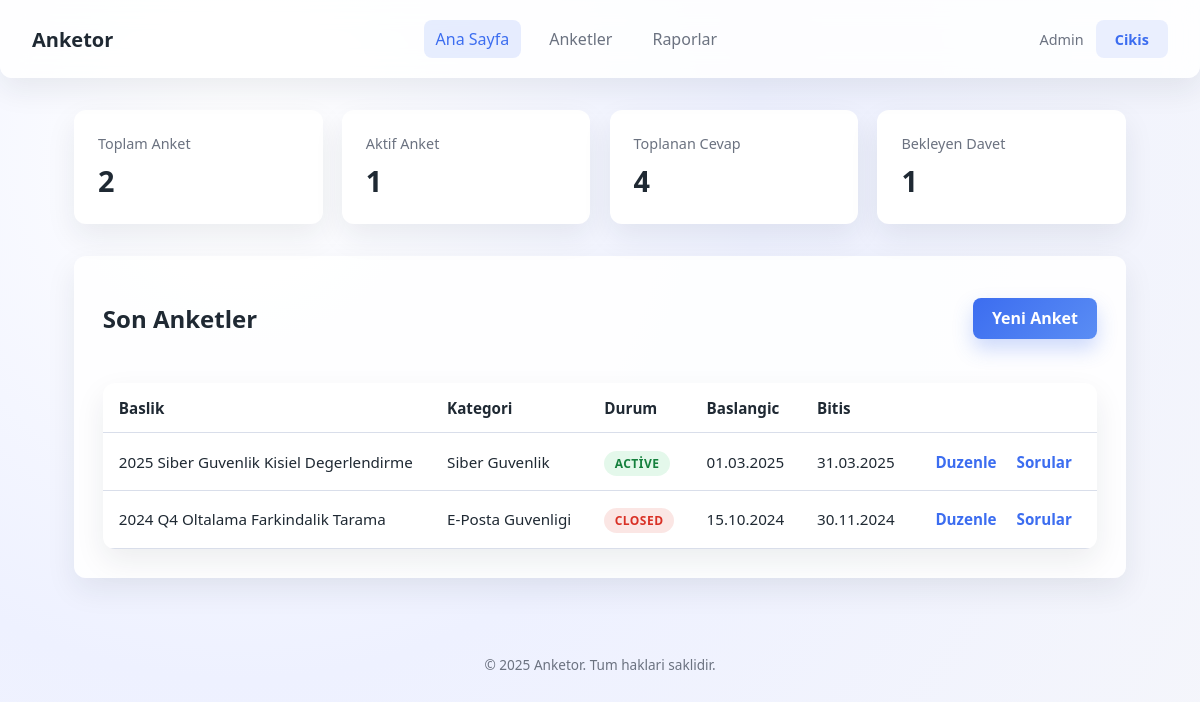
/dashboard.php (signed in), run on the app's committed database.
### tables this page shows
CREATE TABLE IF NOT EXISTS surveys (
    id INT UNSIGNED AUTO_INCREMENT PRIMARY KEY,
    category_id INT UNSIGNED NULL,
    title VARCHAR(200) NOT NULL,
    description TEXT NULL,
    status ENUM('draft','scheduled','active','closed') NOT NULL DEFAULT 'draft',
    start_date DATE NULL,
    end_date DATE NULL,
    created_by INT UNSIGNED NOT NULL,
    created_at DATETIME NOT NULL DEFAULT CURRENT_TIMESTAMP,
    updated_at DATETIME NOT NULL DEFAULT CURRENT_TIMESTAMP ON UPDATE CURRENT_TIMESTAMP,
    CONSTRAINT fk_surveys_category FOREIGN KEY (category_id) REFERENCES survey_categories(id) ON DELETE SET NULL,
    CONSTRAINT fk_surveys_user FOREIGN KEY (created_by) REFERENCES users(id) ON DELETE CASCADE
);

CREATE TABLE IF NOT EXISTS survey_categories (
    id INT UNSIGNED AUTO_INCREMENT PRIMARY KEY,
    name VARCHAR(120) NOT NULL,
    description VARCHAR(255) NULL,
    created_at DATETIME NOT NULL DEFAULT CURRENT_TIMESTAMP
);

### includes/db.php (called while the page is built, shortened)
<?php
class Database
{
    private static $instance;
    private $pdo;
    private function __construct(array $config)
    {
        $dsn = sprintf('mysql:host=%s;port=%d;dbname=%s;charset=%s',
            $config['host'] ?? 'localhost',
            $config['port'] ?? 3306,
            $config['database'] ?? '',
            $config['charset'] ?? 'utf8mb4'
        );
        $options = [
            PDO::ATTR_ERRMODE => PDO::ERRMODE_EXCEPTION,
            PDO::ATTR_DEFAULT_FETCH_MODE => PDO::FETCH_ASSOC,
            PDO::ATTR_EMULATE_PREPARES => false,
        ];
        $this->pdo = new PDO($dsn, $config['username'] ?? '', $config['password'] ?? '', $options);
    }
    public static function getInstance(array $config = [])
    {
        if (!self::$instance) {
            self::$instance = new self($config);
        }
        return self::$instance;
    }
    public function query(string $sql, array $params = []): PDOStatement
    {
        $stmt = $this->pdo->prepare($sql);
        $stmt->execute($params);
        return $stmt;
    }
    public function fetchAll(string $sql, array $params = []): array
    {
        return $this->query($sql, $params)->fetchAll();
    }
    public function fetch(string $sql, array $params = [])
    {
        $stmt = $this->query($sql, $params);
        return $stmt->fetch();
    }
}

### includes/services/SurveyService.php (called while the page is built, shortened)
<?php
class SurveyService
{
    private $db;
    public function __construct(Database $db, array $config)
    {
        $this->db = $db;
    }
    public function getSurveys(int $limit = 50): array
    {
        return $this->db->fetchAll(
            'SELECT s.*, c.name AS category_name, u.name AS owner_name
             FROM surveys s
             LEFT JOIN survey_categories c ON c.id = s.category_id
             LEFT JOIN users u ON u.id = s.created_by
             ORDER BY s.created_at DESC
             LIMIT ?',
            [$limit]
        );
    }
}

### config.sample.php (called while the page is built)
<?php
return [
    'db' => [
        'host' => 'srv1776.hstgr.io',
        'port' => 3306,
        'database' => 'u111878875_anketor3',
        'username' => 'u111878875_anketor3',
        'password' => 'Anketor3.',
        'charset' => 'utf8mb4',
    ],
    'app' => [
        'name' => 'Anketor',
        'base_url' => '',
        'timezone' => 'Europe/Istanbul',
    ],
    'mail' => [
        'from_email' => 'iletisim@kurumadi.com',
        'from_name' => 'Kurumsal Iletisim Ekibi',
    ],
    'security' => [
        'token_salt' => 'please-change-this-secret',
    ],
    'openai' => [
        'api_key' => '',
        'model' => 'gpt-4o-mini',
    ],
];

### config.php (called while the page is built)
<?php
return require __DIR__ . '/config.sample.php';

### includes/bootstrap.php (called while the page is built, shortened)
<?php
$config = require __DIR__ . '/../config.php';
require_once __DIR__ . '/helpers.php';
require_once __DIR__ . '/db.php';
require_once __DIR__ . '/services/SurveyService.php';
$db = Database::getInstance($config['db']);
$surveyService = new SurveyService($db, $config);

### includes/helpers.php (called while the page is built, shortened)
<?php
function format_date($value, string $format = 'd.m.Y')
{
    $date = $value instanceof DateTimeInterface ? $value : new DateTime($value);
    return $date->format($format);
}
function h($value): string
{
    return htmlspecialchars((string)$value, ENT_QUOTES, 'UTF-8');
}

### dashboard.php (the view, shortened to what this page needs)
<?php
require __DIR__ . '/includes/bootstrap.php';
$stats = [
    'surveys' => $db->fetch('SELECT COUNT(*) AS total FROM surveys')['total'] ?? 0,
    'active' => $db->fetch("SELECT COUNT(*) AS total FROM surveys WHERE status = 'active'")['total'] ?? 0,
    'responses' => $db->fetch('SELECT COUNT(*) AS total FROM survey_responses')['total'] ?? 0,
    'pending' => $db->fetch('SELECT COUNT(*) AS total FROM survey_participants WHERE responded_at IS NULL')['total'] ?? 0,
];
$recentSurveys = $surveyService->getSurveys(5);
include __DIR__ . '/templates/header.php';
include __DIR__ . '/templates/navbar.php';
?>
<main class="container">
    <section class="stats-grid">
        <div class="stat-card">
            <span class="stat-label">Toplam Anket</span>
            <span class="stat-value"><?php echo (int)$stats['surveys']; ?></span>
        </div>
        <div class="stat-card">
            <span class="stat-label">Aktif Anket</span>
            <span class="stat-value"><?php echo (int)$stats['active']; ?></span>
        </div>
        <div class="stat-card">
            <span class="stat-label">Toplanan Cevap</span>
            <span class="stat-value"><?php echo (int)$stats['responses']; ?></span>
        </div>
        <div class="stat-card">
            <span class="stat-label">Bekleyen Davet</span>
            <span class="stat-value"><?php echo (int)$stats['pending']; ?></span>
        </div>
    </section>
    <section class="panel">
        <div class="panel-header">
            <h2>Son Anketler</h2>
            <a class="button-primary" href="survey_edit.php">Yeni Anket</a>
        </div>
        <div class="panel-body">
            <?php if (empty($recentSurveys)): ?>
                <p>Henüz anket bulunmuyor.</p>
            <?php else: ?>
                <table class="table">
                    <thead>
                        <tr>
                            <th>Baslik</th>
                            <th>Kategori</th>
                            <th>Durum</th>
                            <th>Baslangic</th>
                            <th>Bitis</th>
                            <th></th>
                        </tr>
                    </thead>
                    <tbody>
                        <?php foreach ($recentSurveys as $survey): ?>
                            <tr>
                                <td><?php echo h($survey['title']); ?></td>
                                <td><?php echo h($survey['category_name'] ?? '-'); ?></td>
                                <td><span class="status status-<?php echo h($survey['status']); ?>"><?php echo h($survey['status']); ?></span></td>
                                <td><?php echo $survey['start_date'] ? h(format_date($survey['start_date'])) : '-'; ?></td>
                                <td><?php echo $survey['end_date'] ? h(format_date($survey['end_date'])) : '-'; ?></td>
                                <td>
                                    <a class="button-link" href="survey_edit.php?id=<?php echo (int)$survey['id']; ?>">Duzenle</a>
                                    <a class="button-link" href="survey_questions.php?id=<?php echo (int)$survey['id']; ?>">Sorular</a>
                                </td>
                            </tr>
                        <?php endforeach; ?>
                    </tbody>
                </table>
            <?php endif; ?>
        </div>
    </section>
</main>
<?php include __DIR__ . '/templates/footer.php'; ?>

### assets/css/style.css (style rules this page uses)
:root { --color-bg: #f5f6fb; --color-surface: #ffffff; --color-border: #d9deea; --color-primary: #3c6df0; --color-primary-dark: #2f55c8; --color-text: #1f2933; --color-muted: #6b7280; --color-success: #0f9d58; --color-danger: #d93025; --radius: 12px; --shadow: 0 12px 30px rgba(31, 41, 51, 0.08); font-size: 16px; }
* { box-sizing: border-box; }
body { margin: 0; font-family: 'Segoe UI', Tahoma, Geneva, Verdana, sans-serif; color: var(--color-text); background: radial-gradient(circle at 20% 20%, #ffffff 0%, #eef1ff 45%, #f5f6fb 100%); min-height: 100vh; }
a { color: var(--color-primary); text-decoration: none; }
.container { max-width: 1100px; margin: 2rem auto; padding: 0 1.5rem; }
.button-primary, .button-secondary, .button-link { display: inline-flex; align-items: center; justify-content: center; border: none; border-radius: 8px; font-weight: 600; cursor: pointer; padding: 0.6rem 1.2rem; transition: transform 0.15s ease, box-shadow 0.2s ease; }
.button-primary { background: linear-gradient(135deg, var(--color-primary), #5a8df4); color: #fff; box-shadow: 0 10px 20px rgba(60, 109, 240, 0.25); }
.button-link { background: transparent; color: var(--color-primary); padding: 0.25rem 0.5rem; }
.stats-grid { display: grid; grid-template-columns: repeat(auto-fit, minmax(180px, 1fr)); gap: 1.2rem; margin-bottom: 2rem; }
.stat-card { background: var(--color-surface); border-radius: var(--radius); padding: 1.5rem; box-shadow: var(--shadow); display: flex; flex-direction: column; gap: 0.5rem; }
.stat-label { color: var(--color-muted); font-size: 0.9rem; }
.stat-value { font-size: 1.8rem; font-weight: 700; }
.panel { background: rgba(255, 255, 255, 0.9); border-radius: var(--radius); box-shadow: var(--shadow); margin-bottom: 2rem; }
.panel-header { display: flex; align-items: center; justify-content: space-between; padding: 1.6rem 1.8rem 0; }
.panel-body { padding: 1.8rem; }
.table { width: 100%; border-collapse: collapse; background: #fff; border-radius: var(--radius); overflow: hidden; box-shadow: var(--shadow); }
.table th, .table td { padding: 0.9rem 1rem; border-bottom: 1px solid var(--color-border); text-align: left; font-size: 0.95rem; }
.status { padding: 0.25rem 0.65rem; border-radius: 20px; font-size: 0.75rem; font-weight: 600; text-transform: uppercase; letter-spacing: 0.04em; }
.status-active { background: rgba(34, 197, 94, 0.12); color: #15803d; }
.status-closed { background: rgba(217, 48, 37, 0.12); color: var(--color-danger); }

### data on the page
surveys: created_by "1", title "2024 Q4 Oltalama Farkindalik Tarama", category.name "E-Posta Guvenligi", status "CLOSED", start_date "15.10.2024", end_date "30.11.2024"
surveys: title "2025 Siber Guvenlik Kisiel Degerlendirme", category.name "Siber Guvenlik", status "ACTIVE", start_date "01.03.2025", end_date "31.03.2025"

### other printed values
config('app.name', 'Anketor') "Anketor"
current_user_name() "Admin"
$stats['surveys'] "2"
$stats['responses'] "4"
